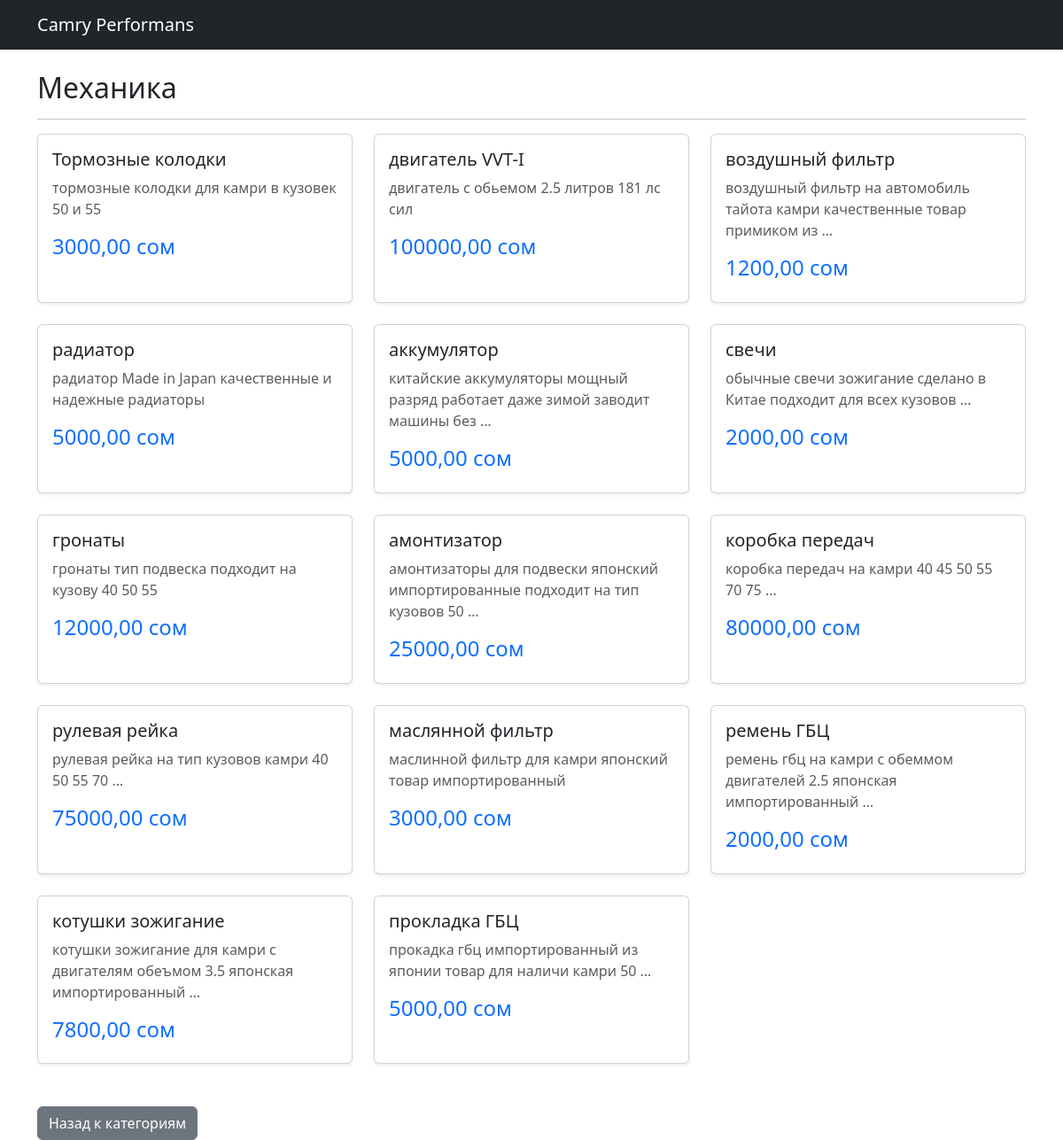
Page /category/mehanika/ on the committed database.
### core/models.py (models this page shows, shortened)
class Category(models.Model):
    name       = models.CharField(max_length=100, verbose_name='Название')
    slug       = models.SlugField(unique=True)
    department = models.CharField(max_length=20, choices=DEPARTMENT_CHOICES, default='stock', verbose_name='Отдел')
    description= models.TextField(blank=True, verbose_name='Описание')
    image      = models.ImageField(upload_to='categories/', blank=True, null=True, verbose_name='Фото')
    class Meta:
        verbose_name = 'Категория'
        verbose_name_plural = 'Категории'

class Product(models.Model):
    category       = models.ForeignKey(Category, on_delete=models.CASCADE, related_name='products', verbose_name='Категория')
    compatible_with= models.ManyToManyField(CarModel, blank=True, verbose_name='Совместимость')
    title          = models.CharField(max_length=250, verbose_name='Название')
    description    = models.TextField(verbose_name='Описание')
    price          = models.DecimalField(max_digits=10, decimal_places=2, verbose_name='Цена (сом)')
    image          = models.ImageField(upload_to='products/', blank=True, null=True, verbose_name='Фото')
    in_stock       = models.BooleanField(default=True, verbose_name='В наличии')
    is_premium     = models.BooleanField(default=False, verbose_name='Премиум')
    created_at     = models.DateTimeField(auto_now_add=True)
    class Meta:
        verbose_name = 'Товар'
        verbose_name_plural = 'Товары'

### core/views.py (the view)
# urls.py: path('category/<slug:slug>/', views.category_detail, name='category_detail'),
def category_detail(request, slug):
    category = get_object_or_404(Category, slug=slug)
    products = category.products.all()
    return render(request, 'category_detail.html', {'category': category, 'products': products})

### core/templates/category_detail.html (shortened to what this page needs)
{% load static %}
<!DOCTYPE html>
<html lang="ru">
<head>
    <link href="https://cdn.jsdelivr.net/npm/bootstrap@5.3.0/dist/css/bootstrap.min.css" rel="stylesheet">
</head>
<body>
<nav class="navbar navbar-dark bg-dark mb-4">
    <div class="container"><a class="navbar-brand" href="/">Camry Performans</a></div>
</nav>
<div class="container">
    <h2>{{ category.name }}</h2>
    <hr>
    <div class="row row-cols-1 row-cols-md-3 g-4">
        {% for product in products %}
        <div class="col">
            <div class="card h-100 shadow-sm">
                <div class="card-body">
                    <h5 class="card-title">{{ product.title }}</h5>
                    <p class="card-text text-muted">{{ product.description|truncatewords:10 }}</p>
                    <h4 class="text-primary">{{ product.price }} сом</h4>
                </div>
            </div>
        </div>
        {% empty %}
        <p>В этой категории пока нет товаров.</p>
        {% endfor %}
    </div>
    <a href="/" class="btn btn-secondary mt-5">Назад к категориям</a>
</div>
</body>
</html>

### rows in the picture
Category: name "Механика"
Product: title "Тормозные колодки", description "тормозные колодки для камри в кузовек 50 и 55", price "3000,00"
Product: title "двигатель VVT-I", description "двигатель с обьемом 2.5 литров 181 лс сил", price "100000,00"
Product: title "воздушный фильтр", description "воздушный фильтр на автомобиль тайота камри качественные товар примиком из …", price "1200,00"
Product: title "радиатор", description "радиатор Made in Japan качественные и надежные радиаторы", price "5000,00"
Product: title "аккумулятор", description "китайские аккумуляторы мощный разряд работает даже зимой заводит машины без …", price "5000,00"
Product: title "свечи", description "обычные свечи зожигание сделано в Китае подходит для всех кузовов …", price "2000,00"
Product: title "гронаты", description "гронаты тип подвеска подходит на кузову 40 50 55", price "12000,00"
Product: title "амонтизатор", description "амонтизаторы для подвески японский импортированные подходит на тип кузовов 50 …", price "25000,00"
Product: title "коробка передач", description "коробка передач на камри 40 45 50 55 70 75 …", price "80000,00"
Product: title "рулевая рейка", description "рулевая рейка на тип кузовов камри 40 50 55 70 …", price "75000,00"
Product: title "маслянной фильтр", description "маслинной фильтр для камри японский товар импортированный", price "3000,00"
Product: title "ремень ГБЦ", description "ремень гбц на камри с обеммом двигателей 2.5 японская импортированный …", price "2000,00"
Product: title "котушки зожигание", description "котушки зожигание для камри с двигателям обеъмом 3.5 японская импортированный …", price "7800,00"
Product: title "прокладка ГБЦ", description "прокадка гбц импортированный из японии товар для наличи камри 50 …", price "5000,00"
